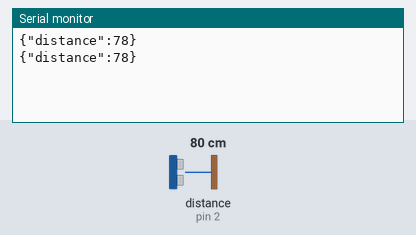
This sketch was run on a simulated Arduino Uno, built with avr-gcc and run on an emulated ATmega328P. Shown: the last lines printed to the serial monitor. Wiring (inferred from the names in the program): ultrasonic range finder: trigger pin 3; echo pin 2. The inputs (shaded band) are chosen by the test bench; at power-on: distance to the obstacle (sensor on pin 2) 80 cm. The echo pulse lasts 58.3 µs per cm.

Above: at 1.8 s.
1.9 s: distance to the obstacle (sensor on pin 2) set to 2 cm
At 2.6 s:
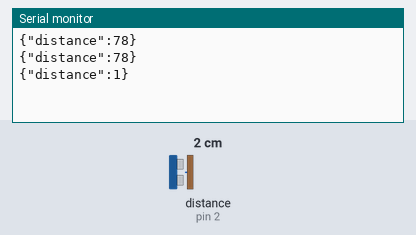
3.4 s: distance to the obstacle (sensor on pin 2) set to 4 cm
At 4.8 s:
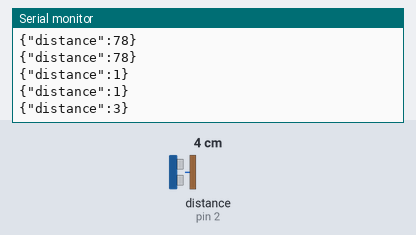
Timing chart, 0 to 6.4 s (numbered marks = the images above; inputs shaded):
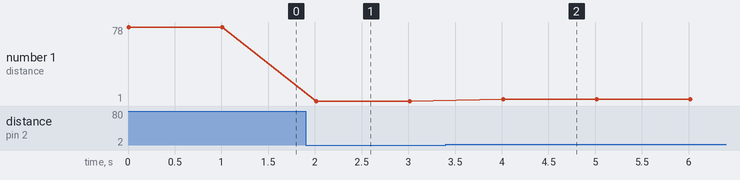

The sketch:

sketch_jul24a.ino
```cpp
const int trigPin = 3;
const int echoPin = 2;
// defines variables
long duration;
int distance;
void setup() {
pinMode(trigPin, OUTPUT); // Sets the trigPin as an Output
pinMode(echoPin, INPUT); // Sets the echoPin as an Input
Serial.begin(9600); // Starts the serial communication
}
void sendJsonString(int distance){
  String s = "";
  s += String("{\"distance\":"+String(distance)+"}");
  Serial.println(s);
}
void loop() {
digitalWrite(trigPin, LOW);
delayMicroseconds(2);
digitalWrite(trigPin, HIGH);
delayMicroseconds(10);
digitalWrite(trigPin, LOW);
duration = pulseIn(echoPin, HIGH);
distance= duration*0.034/2;
sendJsonString(distance);
delay(1000);
}
```

Measured:
- after the input at 1.9 s, the serial monitor: prints a new line after 0.11 s (image 1)
- after the input at 3.4 s, the serial monitor: prints a new line after 0.61 s (image 2)
- plotted number 1: 78 → 1 after the input at 1.9 s, 1 → 3 after the input at 3.4 s
